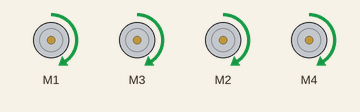
Bench run of a sketch on a simulated Arduino Uno, built with avr-gcc and run on an emulated ATmega328P. On the bench: 4 × DC motor (green arrow = forward, orange = backward, longer = faster).

Above: at 0.1 s.
Timing chart, 0 to 1.6 s (numbered marks = the images above):
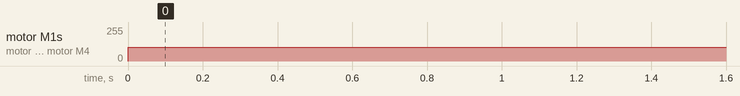

Measured:
- by itself, motor M1, motor M3, motor M2, motor M4: stopped → forward 102/255 at 0.00 s

The sketch:

FuncionesShield.ino
```cpp
#include <Arduino.h>
#include <Wire.h>
#include <Adafruit_MotorShield.h>
#include "utility/Adafruit_MS_PWMServoDriver.h"

Adafruit_MotorShield AdaShield = Adafruit_MotorShield();
Adafruit_DCMotor *FrontLeft = AdaShield.getMotor(1);
Adafruit_DCMotor *FrontRight = AdaShield.getMotor(3);
Adafruit_DCMotor *BackLeft = AdaShield.getMotor(2);
Adafruit_DCMotor *BackRight = AdaShield.getMotor(4);

void setup(){
  AdaShield.begin();

}
void movPers(int p1,int p2, int p3, int p4){
    int fL=p1;
    int fR=p2;
    int bL=p3;
    int bR=p4;

    //FrontLeft--------------------------------
    fL=map(fL,0,100,0,255);
    FrontLeft->setSpeed(fL);
    if(fL>0){
      FrontLeft->run(FORWARD);
    }
    else{
      FrontLeft->run(BACKWARD);

    }
    //FrontRight--------------------------------
    fR=map(fR,0,100,0,255);
    FrontRight->setSpeed(fR);
    if(fR>0){
      FrontRight->run(FORWARD);
    }
    else{
      FrontRight->run(BACKWARD);

    }
    //BackLeft--------------------------------
    bL=map(bL,0,100,0,255);
    BackLeft->setSpeed(bL);
    if(bL>0){
      BackLeft->run(FORWARD);
    }
    else{
      BackLeft->run(BACKWARD);
    }
    //BackRight--------------------------------
    bR=map(bR,0,100,0,255);
    BackRight->setSpeed(bR);
    if(bR>0){
      BackRight->run(FORWARD);
    }
    else{
      BackRight->run(BACKWARD);

    }
 }
 void moveStay(){
  FrontLeft->run(BRAKE);
  FrontRight->run(BRAKE);
  BackRight->run(BRAKE);
  BackLeft->run(BRAKE);
 }
void loop(){
  movPers(40,40,40,40);
  delay(2000);
}
```
